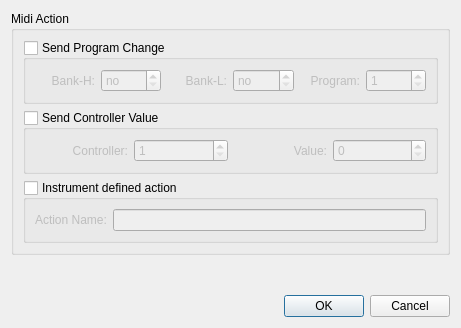
<ui version="4.0" >
 <class>StaffTextProperties</class>
 <widget class="QDialog" name="StaffTextProperties" >
  <property name="geometry" >
   <rect>
    <x>0</x>
    <y>0</y>
    <width>461</width>
    <height>328</height>
   </rect>
  </property>
  <property name="windowTitle" >
   <string>MuseScore: Staff Text Properties</string>
  </property>
  <layout class="QVBoxLayout" >
   <item>
    <widget class="QGroupBox" name="groupBox_2" >
     <property name="title" >
      <string>Midi Action</string>
     </property>
     <layout class="QVBoxLayout" >
      <item>
       <widget class="QGroupBox" name="sendProgramChange" >
        <property name="title" >
         <string>Send Program Change</string>
        </property>
        <property name="flat" >
         <bool>true</bool>
        </property>
        <property name="checkable" >
         <bool>true</bool>
        </property>
        <property name="checked" >
         <bool>false</bool>
        </property>
        <layout class="QHBoxLayout" >
         <item>
          <widget class="QLabel" name="label" >
           <property name="text" >
            <string>Bank-H:</string>
           </property>
           <property name="alignment" >
            <set>Qt::AlignRight|Qt::AlignTrailing|Qt::AlignVCenter</set>
           </property>
          </widget>
         </item>
         <item>
          <widget class="QSpinBox" name="midiBankSelectH" >
           <property name="specialValueText" >
            <string>no</string>
           </property>
           <property name="minimum" >
            <number>0</number>
           </property>
           <property name="maximum" >
            <number>128</number>
           </property>
           <property name="value" >
            <number>0</number>
           </property>
          </widget>
         </item>
         <item>
          <widget class="QLabel" name="label_2" >
           <property name="text" >
            <string>Bank-L:</string>
           </property>
           <property name="alignment" >
            <set>Qt::AlignRight|Qt::AlignTrailing|Qt::AlignVCenter</set>
           </property>
          </widget>
         </item>
         <item>
          <widget class="QSpinBox" name="midiBankSelectL" >
           <property name="specialValueText" >
            <string>no</string>
           </property>
           <property name="minimum" >
            <number>0</number>
           </property>
           <property name="maximum" >
            <number>128</number>
           </property>
           <property name="value" >
            <number>0</number>
           </property>
          </widget>
         </item>
         <item>
          <widget class="QLabel" name="label_3" >
           <property name="text" >
            <string>Program:</string>
           </property>
           <property name="alignment" >
            <set>Qt::AlignRight|Qt::AlignTrailing|Qt::AlignVCenter</set>
           </property>
          </widget>
         </item>
         <item>
          <widget class="QSpinBox" name="midiProgram" >
           <property name="minimum" >
            <number>1</number>
           </property>
           <property name="maximum" >
            <number>128</number>
           </property>
          </widget>
         </item>
        </layout>
       </widget>
      </item>
      <item>
       <widget class="QGroupBox" name="sendControllerValue" >
        <property name="title" >
         <string>Send Controller Value</string>
        </property>
        <property name="flat" >
         <bool>true</bool>
        </property>
        <property name="checkable" >
         <bool>true</bool>
        </property>
        <property name="checked" >
         <bool>false</bool>
        </property>
        <layout class="QHBoxLayout" >
         <item>
          <widget class="QLabel" name="label_5" >
           <property name="text" >
            <string>Controller:</string>
           </property>
           <property name="alignment" >
            <set>Qt::AlignRight|Qt::AlignTrailing|Qt::AlignVCenter</set>
           </property>
          </widget>
         </item>
         <item>
          <widget class="QSpinBox" name="midiController" >
           <property name="minimum" >
            <number>1</number>
           </property>
           <property name="maximum" >
            <number>128</number>
           </property>
          </widget>
         </item>
         <item>
          <widget class="QLabel" name="label_6" >
           <property name="text" >
            <string>Value:</string>
           </property>
           <property name="alignment" >
            <set>Qt::AlignRight|Qt::AlignTrailing|Qt::AlignVCenter</set>
           </property>
          </widget>
         </item>
         <item>
          <widget class="QSpinBox" name="midiControllerValue" >
           <property name="maximum" >
            <number>127</number>
           </property>
          </widget>
         </item>
        </layout>
       </widget>
      </item>
      <item>
       <widget class="QGroupBox" name="instrumentDefinedAction" >
        <property name="title" >
         <string>Instrument defined action</string>
        </property>
        <property name="flat" >
         <bool>true</bool>
        </property>
        <property name="checkable" >
         <bool>true</bool>
        </property>
        <property name="checked" >
         <bool>false</bool>
        </property>
        <layout class="QHBoxLayout" >
         <item>
          <widget class="QLabel" name="label_4" >
           <property name="text" >
            <string>Action Name:</string>
           </property>
          </widget>
         </item>
         <item>
          <widget class="QLineEdit" name="midiActionName" />
         </item>
        </layout>
       </widget>
      </item>
     </layout>
    </widget>
   </item>
   <item>
    <spacer>
     <property name="orientation" >
      <enum>Qt::Vertical</enum>
     </property>
     <property name="sizeHint" >
      <size>
       <width>20</width>
       <height>40</height>
      </size>
     </property>
    </spacer>
   </item>
   <item>
    <widget class="QDialogButtonBox" name="buttonBox" >
     <property name="orientation" >
      <enum>Qt::Horizontal</enum>
     </property>
     <property name="standardButtons" >
      <set>QDialogButtonBox::Cancel|QDialogButtonBox::NoButton|QDialogButtonBox::Ok</set>
     </property>
    </widget>
   </item>
  </layout>
 </widget>
 <resources/>
 <connections>
  <connection>
   <sender>buttonBox</sender>
   <signal>accepted()</signal>
   <receiver>StaffTextProperties</receiver>
   <slot>accept()</slot>
   <hints>
    <hint type="sourcelabel" >
     <x>248</x>
     <y>254</y>
    </hint>
    <hint type="destinationlabel" >
     <x>157</x>
     <y>274</y>
    </hint>
   </hints>
  </connection>
  <connection>
   <sender>buttonBox</sender>
   <signal>rejected()</signal>
   <receiver>StaffTextProperties</receiver>
   <slot>reject()</slot>
   <hints>
    <hint type="sourcelabel" >
     <x>316</x>
     <y>260</y>
    </hint>
    <hint type="destinationlabel" >
     <x>286</x>
     <y>274</y>
    </hint>
   </hints>
  </connection>
 </connections>
</ui>
